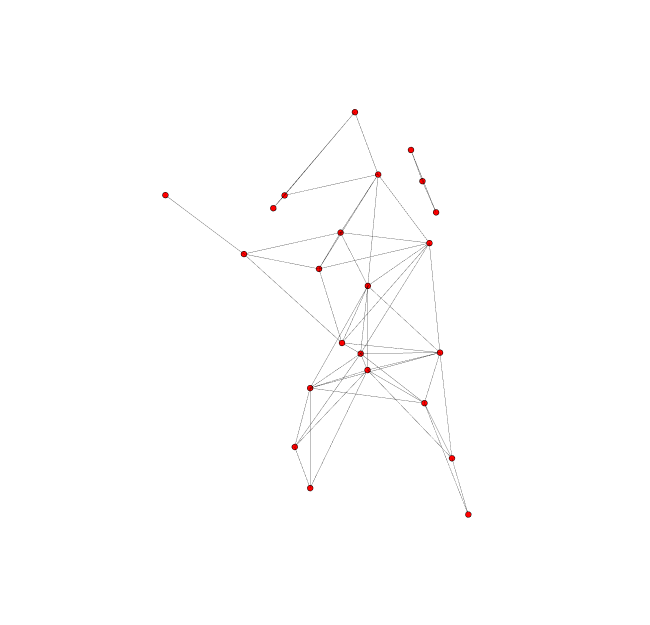

The code cell stored with this chart in its notebook:
### Code cell
idx = 4 # toggle idx = 0, 1, 2, 3 to see different nerves
fig = go.Figure(data=[plot_data_list[idx][0],plot_data_list[idx][1]], layout=layout)
# fig = go.Figure(data=plot_data_list[idx][0], layout=layout)
fig.update_layout(scene_camera=camera_data,title='')
fig.show()

### Figure 1 — Plotly figure (JSON) as saved in the notebook; plotly's stock layout.template omitted (floating-point values rounded to 4 significant figures; data arrays with more than 128 entries replaced by an {"elided": "..."} marker saying what was removed)
{"data": [{"hoverinfo": "none", "line": {"color": "black", "width": 0.5}, "mode": "lines", "type": "scatter3d", "x": {"elided": "228 float values"}, "y": {"elided": "228 float values"}, "z": {"elided": "228 float values"}}, {"hoverinfo": "text", "marker": {"color": "red", "line": {"color": "black", "width": 0.5}, "size": 2, "symbol": "circle"}, "mode": "markers", "text": ["0", "1", "2", "3", "4", "5", "6", "7", "8", "9", "10", "11", "12", "13", "14", "15", "16", "17", "18", "19", "20", "21", "22"], "type": "scatter3d", "x": [0.3472, 0.3156, 0.1766, -0.1399, -0.2101, -0.04466, 0.2694, 0.226, -0.1922, -0.0475, -0.002116, 0.03282, -0.1604, 0.1958, -0.3845, -0.1223, 0.06879, 0.3382, 0.142, -0.05806, 0.2815, 0.009229, -0.3368], "y": [0.8048, 0.04811, 0.3044, 0.05388, 0.1607, 0.4387, 0.1749, 0.4415, 0.3328, 0.6514, 0.7615, 0.3933, 0.6996, 0.7422, 0.8591, 0.8216, 0.9395, 0.728, 0.9918, 0.8301, 0.8233, 0.4671, 0.7393], "z": [0.4653, 0.03519, -0.04422, 0.03663, 0.0125, -0.09714, 0.0125, -0.03288, -0.04422, -0.1539, 0.4068, 0.0125, -0.04422, -0.04422, 0.37, -0.1123, 0.0125, 0.3088, 0.2905, 0.2848, 0.2337, 0.1153, 0.1023]}], "layout": {"height": 625, "hovermode": "closest", "margin": {"t": 100}, "scene": {"camera": {"center": {"x": 0, "y": 0, "z": 0}, "eye": {"x": 0.9, "y": -0.1, "z": 1.5}, "up": {"x": 0, "y": 1, "z": 0}}, "xaxis": {"showbackground": false, "showgrid": false, "showline": false, "showticklabels": false, "title": {"text": ""}, "zeroline": false}, "yaxis": {"showbackground": false, "showgrid": false, "showline": false, "showticklabels": false, "title": {"text": ""}, "zeroline": false}, "zaxis": {"showbackground": false, "showgrid": false, "showline": false, "showticklabels": false, "title": {"text": ""}, "zeroline": false}}, "showlegend": false, "title": {"text": ""}, "width": 650}}
